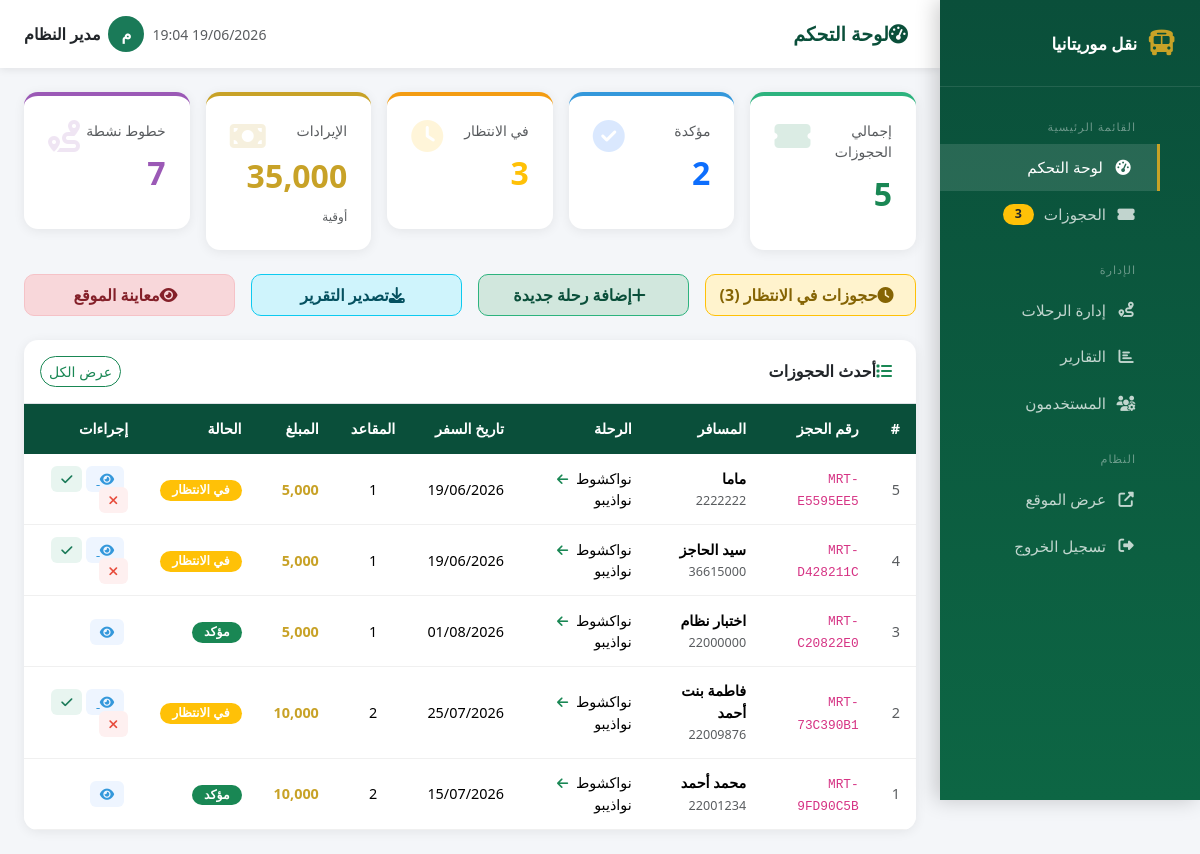
Page /admin/dashboard.php (signed in) on the committed database.
### tables this page shows
CREATE TABLE bookings (
    id INTEGER PRIMARY KEY AUTOINCREMENT,
    booking_ref TEXT(20),
    route_id INTEGER,
    passenger_name TEXT(150) NOT NULL,
    passenger_phone TEXT(20),
    passenger_id TEXT(20),
    seat_count INTEGER DEFAULT 1,
    travel_date TEXT(20),
    total_price REAL,
    status TEXT(20) DEFAULT 'pending',
    payment_method TEXT(30),
    notes TEXT(255),
    created_at TEXT(30)
);

CREATE TABLE routes (
    id INTEGER PRIMARY KEY AUTOINCREMENT,
    from_city TEXT(100) NOT NULL,
    to_city TEXT(100) NOT NULL,
    departure_time TEXT(10),
    arrival_time TEXT(10),
    price REAL,
    seats_total INTEGER,
    company TEXT(100),
    bus_type TEXT(50),
    active INTEGER DEFAULT 1,
    created_at TEXT(30)
);

### admin/dashboard.php (the view, shortened to what this page needs)
<?php
require_once '../includes/functions.php';
$stats = ['total_bookings'=>0,'confirmed'=>0,'pending'=>0,'revenue'=>0,'routes'=>0];
$recentBookings = [];
try {
    $db = getDB();
    $r = $db->query("SELECT COUNT(*) as cnt FROM bookings")->fetch(); $stats['total_bookings'] = $r['cnt'];
    $r = $db->query("SELECT COUNT(*) as cnt FROM bookings WHERE status='confirmed'")->fetch(); $stats['confirmed'] = $r['cnt'];
    $r = $db->query("SELECT COUNT(*) as cnt FROM bookings WHERE status='pending'")->fetch(); $stats['pending'] = $r['cnt'];
    $r = $db->query("SELECT SUM(total_price) as rev FROM bookings WHERE status!='cancelled'")->fetch(); $stats['revenue'] = $r['rev'] ?? 0;
    $r = $db->query("SELECT COUNT(*) as cnt FROM routes WHERE active=1")->fetch(); $stats['routes'] = $r['cnt'];
    $stmt = $db->query("SELECT b.*, r.from_city, r.to_city FROM bookings b LEFT JOIN routes r ON b.route_id=r.id ORDER BY b.id DESC");
    $recentBookings = $stmt->fetchAll(PDO::FETCH_ASSOC);
} catch (Exception $e) {
    $stats = ['total_bookings'=>247,'confirmed'=>189,'pending'=>41,'revenue'=>892500,'routes'=>18];
    $recentBookings = [
        ['id'=>247,'booking_ref'=>'MRT-A8F2C1D3','from_city'=>'نواكشوط','to_city'=>'نواذيبو','passenger_name'=>'أحمد ولد محمد','passenger_phone'=>'22001234','seat_count'=>2,'total_price'=>10000,'status'=>'confirmed','travel_date'=>date('Y-m-d',strtotime('+1 day')),'created_at'=>date('Y-m-d H:i:s')],
        ['id'=>246,'booking_ref'=>'MRT-B9E3F2A1','from_city'=>'نواكشوط','to_city'=>'روصو','passenger_name'=>'فاطمة بنت أحمد','passenger_phone'=>'22005678','seat_count'=>1,'total_price'=>2500,'status'=>'pending','travel_date'=>date('Y-m-d',strtotime('+2 day')),'created_at'=>date('Y-m-d H:i:s',strtotime('-1 hour'))],
        ['id'=>245,'booking_ref'=>'MRT-C7D4E5B2','from_city'=>'نواذيبو','to_city'=>'زويرات','passenger_name'=>'محمد سالم','passenger_phone'=>'22009012','seat_count'=>3,'total_price'=>9000,'status'=>'confirmed','travel_date'=>date('Y-m-d'),'created_at'=>date('Y-m-d H:i:s',strtotime('-2 hour'))],
        ['id'=>244,'booking_ref'=>'MRT-D1A5B8C9','from_city'=>'كيفة','to_city'=>'نواكشوط','passenger_name'=>'مريم بنت سيدي','passenger_phone'=>'22003456','seat_count'=>1,'total_price'=>3500,'status'=>'cancelled','travel_date'=>date('Y-m-d',strtotime('-1 day')),'created_at'=>date('Y-m-d H:i:s',strtotime('-5 hour'))],
        ['id'=>243,'booking_ref'=>'MRT-E2F6G7H8','from_city'=>'نواكشوط','to_city'=>'أطار','passenger_name'=>'عبد الله ولد بكر','passenger_phone'=>'22007890','seat_count'=>2,'total_price'=>9000,'status'=>'confirmed','travel_date'=>date('Y-m-d',strtotime('+3 day')),'created_at'=>date('Y-m-d H:i:s',strtotime('-6 hour'))],
    ];
}
?>
<!DOCTYPE html>
<html lang="ar" dir="rtl">
<head>
<link rel="stylesheet" href="https://cdnjs.cloudflare.com/ajax/libs/bootstrap/5.3.2/css/bootstrap.min.css">
<link rel="stylesheet" href="https://cdnjs.cloudflare.com/ajax/libs/font-awesome/6.5.0/css/all.min.css">
</head>
<body>
<nav class="sidebar">
    <div class="sidebar-logo">
        <span class="icon"><i class="fa fa-bus"></i></span>
        <span>نقل موريتانيا</span>
    </div>
    <ul class="nav flex-column mt-2">
        <div class="nav-section">القائمة الرئيسية</div>
        <li class="nav-item">
            <a class="nav-link active" href="dashboard.php"><i class="fa fa-tachometer-alt"></i>لوحة التحكم</a>
        </li>
        <li class="nav-item">
            <a class="nav-link" href="bookings.php"><i class="fa fa-ticket-alt"></i>الحجوزات
                <?php if($stats['pending']>0): ?>
                <span class="badge bg-warning text-dark ms-auto"><?= $stats['pending'] ?></span>
                <?php endif; ?>
            </a>
        </li>
        <div class="nav-section">الإدارة</div>
        <li class="nav-item">
            <a class="nav-link" href="routes.php"><i class="fa fa-route"></i>إدارة الرحلات</a>
        </li>
        <li class="nav-item">
            <a class="nav-link" href="reports.php"><i class="fa fa-chart-bar"></i>التقارير</a>
        </li>
        <li class="nav-item">
            <a class="nav-link" href="users.php"><i class="fa fa-users-cog"></i>المستخدمون</a>
        </li>
        <div class="nav-section">النظام</div>
        <li class="nav-item">
            <a class="nav-link" href="../index.php" target="_blank"><i class="fa fa-external-link-alt"></i>عرض الموقع</a>
        </li>
        <li class="nav-item">
            <a class="nav-link text-danger" href="logout.php"><i class="fa fa-sign-out-alt"></i>تسجيل الخروج</a>
        </li>
    </ul>
</nav>
<div class="main-content">
    <div class="topbar">
        <h5 class="page-title"><i class="fa fa-tachometer-alt me-2"></i>لوحة التحكم</h5>
        <div class="admin-badge">
            <span class="text-muted small"><?= date('d/m/Y H:i') ?></span>
            <div class="admin-avatar"><?= mb_substr($_SESSION['admin_name'] ?? 'م', 0, 1) ?></div>
            <span class="fw-bold"><?= htmlspecialchars($_SESSION['admin_name'] ?? 'مدير') ?></span>
        </div>
    </div>
    <div class="p-4">
        <div class="row g-3 mb-4">
            <div class="col-md-2-4 col-6 col-xl">
                <div class="stat-card green">
                    <i class="fa fa-ticket-alt stat-icon text-success"></i>
                    <div class="text-muted small">إجمالي الحجوزات</div>
                    <div class="stat-number text-success"><?= number_format($stats['total_bookings']) ?></div>
                </div>
            </div>
            <div class="col-md-2-4 col-6 col-xl">
                <div class="stat-card blue">
                    <i class="fa fa-check-circle stat-icon text-primary"></i>
                    <div class="text-muted small">مؤكدة</div>
                    <div class="stat-number text-primary"><?= number_format($stats['confirmed']) ?></div>
                </div>
            </div>
            <div class="col-md-2-4 col-6 col-xl">
                <div class="stat-card orange">
                    <i class="fa fa-clock stat-icon text-warning"></i>
                    <div class="text-muted small">في الانتظار</div>
                    <div class="stat-number text-warning"><?= number_format($stats['pending']) ?></div>
                </div>
            </div>
            <div class="col-md-2-4 col-6 col-xl">
                <div class="stat-card gold">
                    <i class="fa fa-money-bill stat-icon" style="color:var(--gold)"></i>
                    <div class="text-muted small">الإيرادات</div>
                    <div class="stat-number" style="color:var(--gold)"><?= number_format($stats['revenue'], 0) ?></div>
                    <div class="text-muted" style="font-size:.75rem;">أوقية</div>
                </div>
            </div>
            <div class="col-md-2-4 col-6 col-xl">
                <div class="stat-card purple">
                    <i class="fa fa-route stat-icon text-purple" style="color:#9b59b6"></i>
                    <div class="text-muted small">خطوط نشطة</div>
                    <div class="stat-number" style="color:#9b59b6"><?= $stats['routes'] ?></div>
                </div>
            </div>
        </div>
        <div class="row g-3 mb-4">
            <div class="col-md-3">
                <a href="bookings.php?status=pending" class="btn w-100 py-2 fw-bold" style="background:#fff3cd;color:#856404;border:1px solid #ffc107;border-radius:10px;">
                    <i class="fa fa-clock me-2"></i>حجوزات في الانتظار (<?= $stats['pending'] ?>)
                </a>
            </div>
            <div class="col-md-3">
                <a href="routes.php?action=add" class="btn w-100 py-2 fw-bold" style="background:#d1e7dd;color:#0a4f3a;border:1px solid #2db37e;border-radius:10px;">
                    <i class="fa fa-plus me-2"></i>إضافة رحلة جديدة
                </a>
            </div>
            <div class="col-md-3">
                <a href="reports.php" class="btn w-100 py-2 fw-bold" style="background:#cff4fc;color:#055160;border:1px solid #0dcaf0;border-radius:10px;">
                    <i class="fa fa-download me-2"></i>تصدير التقرير
                </a>
            </div>
            <div class="col-md-3">
                <a href="../index.php" target="_blank" class="btn w-100 py-2 fw-bold" style="background:#f8d7da;color:#842029;border:1px solid #f5c2c7;border-radius:10px;">
                    <i class="fa fa-eye me-2"></i>معاينة الموقع
                </a>
            </div>
        </div>
        <div class="data-table">
            <div class="d-flex justify-content-between align-items-center p-3 border-bottom">
                <h6 class="mb-0 fw-bold"><i class="fa fa-list me-2 text-success"></i>أحدث الحجوزات</h6>
                <a href="bookings.php" class="btn btn-sm btn-outline-success rounded-pill">عرض الكل</a>
            </div>
            <div class="table-responsive">
                <table class="table table-hover mb-0">
                    <thead>
                        <tr>
                            <th>#</th>
                            <th>رقم الحجز</th>
                            <th>المسافر</th>
                            <th>الرحلة</th>
                            <th>تاريخ السفر</th>
                            <th>المقاعد</th>
                            <th>المبلغ</th>
                            <th>الحالة</th>
                            <th>إجراءات</th>
                        </tr>
                    </thead>
                    <tbody>
                    <?php foreach(array_slice($recentBookings, 0, 10) as $b): ?>
                    <tr>
                        <td class="text-muted"><?= $b['id'] ?></td>
                        <td><code style="font-size:.8rem;"><?= $b['booking_ref'] ?></code></td>
                        <td>
                            <strong><?= htmlspecialchars($b['passenger_name']) ?></strong><br>
                            <small class="text-muted"><?= htmlspecialchars($b['passenger_phone'] ?? '') ?></small>
                        </td>
                        <td>
                            <?= htmlspecialchars($b['from_city'] ?? '—') ?>
                            <i class="fa fa-arrow-left mx-1 text-success" style="font-size:.8rem;"></i>
                            <?= htmlspecialchars($b['to_city'] ?? '—') ?>
                        </td>
                        <td><?= $b['travel_date'] ? date('d/m/Y', strtotime($b['travel_date'])) : '—' ?></td>
                        <td class="text-center"><?= $b['seat_count'] ?></td>
                        <td class="fw-bold" style="color:var(--gold)"><?= number_format($b['total_price'], 0) ?></td>
                        <td><?= getStatusBadge($b['status']) ?></td>
                        <td>
                            <a href="booking-detail.php?id=<?= $b['id'] ?>" class="action-btn view me-1">
                                <i class="fa fa-eye"></i>
                            </a>
                            <?php if ($b['status'] === 'pending'): ?>
                            <a href="update-status.php?id=<?= $b['id'] ?>&status=confirmed" class="action-btn confirm me-1" onclick="return confirm('تأكيد الحجز؟')">
                                <i class="fa fa-check"></i>
                            </a>
                            <a href="update-status.php?id=<?= $b['id'] ?>&status=cancelled" class="action-btn cancel" onclick="return confirm('إلغاء الحجز؟')">
                                <i class="fa fa-times"></i>
                            </a>
                            <?php endif; ?>
                        </td>
                    </tr>
                    <?php endforeach; ?>
                    </tbody>
                </table>
            </div>
        </div>
    </div>
</div>
</body>
</html>

### includes/functions.php (shortened to what this page needs)
<?php
function getStatusBadge($status) {
    $badges = [
        'pending'   => ['label' => 'في الانتظار', 'class' => 'warning'],
        'confirmed' => ['label' => 'مؤكد',        'class' => 'success'],
        'cancelled' => ['label' => 'ملغي',         'class' => 'danger'],
        'completed' => ['label' => 'مكتمل',        'class' => 'info'],
    ];
    $b = $badges[$status] ?? ['label' => $status, 'class' => 'secondary'];
    return "<span class=\"badge bg-{$b['class']}\">{$b['label']}</span>";
}
?>

### admin/dashboard.php (style rules this page uses)
:root { --green-dark:#0a4f3a; --green-mid:#1a7a58; --green-light:#2db37e; --gold:#c8a227; }
body { font-family:'Segoe UI',Tahoma,sans-serif; background:#f4f6f9; margin:0; }
.sidebar { width: 260px; min-height: 100vh; background: linear-gradient(180deg, var(--green-dark) 0%, #0d6644 100%); position: fixed; top: 0; right: 0; z-index: 100; box-shadow: -4px 0 20px rgba(0,0,0,0.2); }
.sidebar-logo { padding: 1.5rem; border-bottom: 1px solid rgba(255,255,255,0.1); display: flex; align-items: center; gap: 10px; }
.sidebar-logo .icon { font-size: 1.6rem; color: var(--gold); }
.sidebar-logo span { color: #fff; font-weight: 700; font-size: 1.05rem; }
.nav-link { color: rgba(255,255,255,0.75) !important; padding: 0.75rem 1.5rem !important; display: flex; align-items: center; gap: 10px; border-radius: 0; transition: all .2s; font-size: .95rem; }
.nav-link:hover, .nav-link.active { background: rgba(255,255,255,0.12) !important; color: #fff !important; border-right: 3px solid var(--gold); }
.nav-link i { width: 20px; text-align: center; }
.nav-section { padding: 0.5rem 1.5rem; font-size: .7rem; color: rgba(255,255,255,.4); text-transform: uppercase; letter-spacing: 1px; margin-top: 1rem; }
.main-content { margin-right: 260px; min-height: 100vh; }
.topbar { background: #fff; padding: 1rem 1.5rem; display: flex; align-items: center; justify-content: space-between; box-shadow: 0 2px 8px rgba(0,0,0,0.08); position: sticky; top: 0; z-index: 50; }
.page-title { font-size: 1.2rem; font-weight: 700; color: var(--green-dark); margin: 0; }
.admin-badge { display: flex; align-items: center; gap: 8px; }
.admin-avatar { width: 36px; height: 36px; border-radius: 50%; background: var(--green-mid); display: flex; align-items: center; justify-content: center; color: #fff; font-weight: 700; }
.stat-card { background: #fff; border-radius: 14px; padding: 1.5rem; box-shadow: 0 2px 12px rgba(0,0,0,0.07); border-top: 4px solid; transition: transform .2s; }
.stat-card.green { border-color: var(--green-light); }
.stat-card.blue { border-color: #3498db; }
.stat-card.orange { border-color: #f39c12; }
.stat-card.gold { border-color: var(--gold); }
.stat-card.purple { border-color: #9b59b6; }
.stat-number { font-size: 2rem; font-weight: 800; margin: 0.5rem 0; }
.stat-icon { font-size: 2rem; opacity: 0.15; float: left; }
.data-table { background: #fff; border-radius: 14px; overflow: hidden; box-shadow: 0 2px 12px rgba(0,0,0,0.07); }
.table th { background: var(--green-dark); color: #fff; font-weight: 600; padding: 0.9rem 1rem; border: none; font-size: .9rem; }
.table td { padding: 0.8rem 1rem; vertical-align: middle; border-color: #f0f0f0; font-size: .9rem; }
.badge { border-radius: 20px; font-size: .78rem; padding: 4px 12px; }
.action-btn { padding: 4px 10px; border-radius: 6px; font-size: .8rem; border: none; cursor: pointer; }
.action-btn.confirm { background: #e8f5f0; color: var(--green-mid); }
.action-btn.cancel { background: #fef0f0; color: #e74c3c; }
.action-btn.view { background: #eef5ff; color: #3498db; }

### rows in the picture
bookings: id "5", booking_ref "MRT-E5595EE5", passenger_name "ماما", passenger_phone "2222222", route.from_city "نواكشوط", route.to_city "نواذيبو", travel_date "19/06/2026", seat_count "1", total_price "5,000", status "في الانتظار"
bookings: id "4", booking_ref "MRT-D428211C", passenger_name "سيد الحاجز", passenger_phone "36615000", route.from_city "نواكشوط", route.to_city "نواذيبو", travel_date "19/06/2026", seat_count "1", total_price "5,000", status "في الانتظار"
bookings: id "3", booking_ref "MRT-C20822E0", passenger_name "اختبار نظام", passenger_phone "22000000", route.from_city "نواكشوط", route.to_city "نواذيبو", travel_date "01/08/2026", seat_count "1", total_price "5,000", status "مؤكد"
bookings: id "2", booking_ref "MRT-73C390B1", passenger_name "فاطمة بنت أحمد", passenger_phone "22009876", route.from_city "نواكشوط", route.to_city "نواذيبو", travel_date "25/07/2026", seat_count "2", total_price "10,000", status "في الانتظار"
bookings: id "1", booking_ref "MRT-9FD90C5B", passenger_name "محمد أحمد", passenger_phone "22001234", route.from_city "نواكشوط", route.to_city "نواذيبو", travel_date "15/07/2026", seat_count "2", total_price "10,000", status "مؤكد"

### other values in the picture
$stats['pending'] "3"
mb_substr($_SESSION['admin_name'] ?? 'م', 0, 1) "م"
$_SESSION['admin_name'] "مدير النظام"
$stats['total_bookings'] "5"
$stats['confirmed'] "2"
$stats['revenue'] "35,000"
$stats['routes'] "7"
